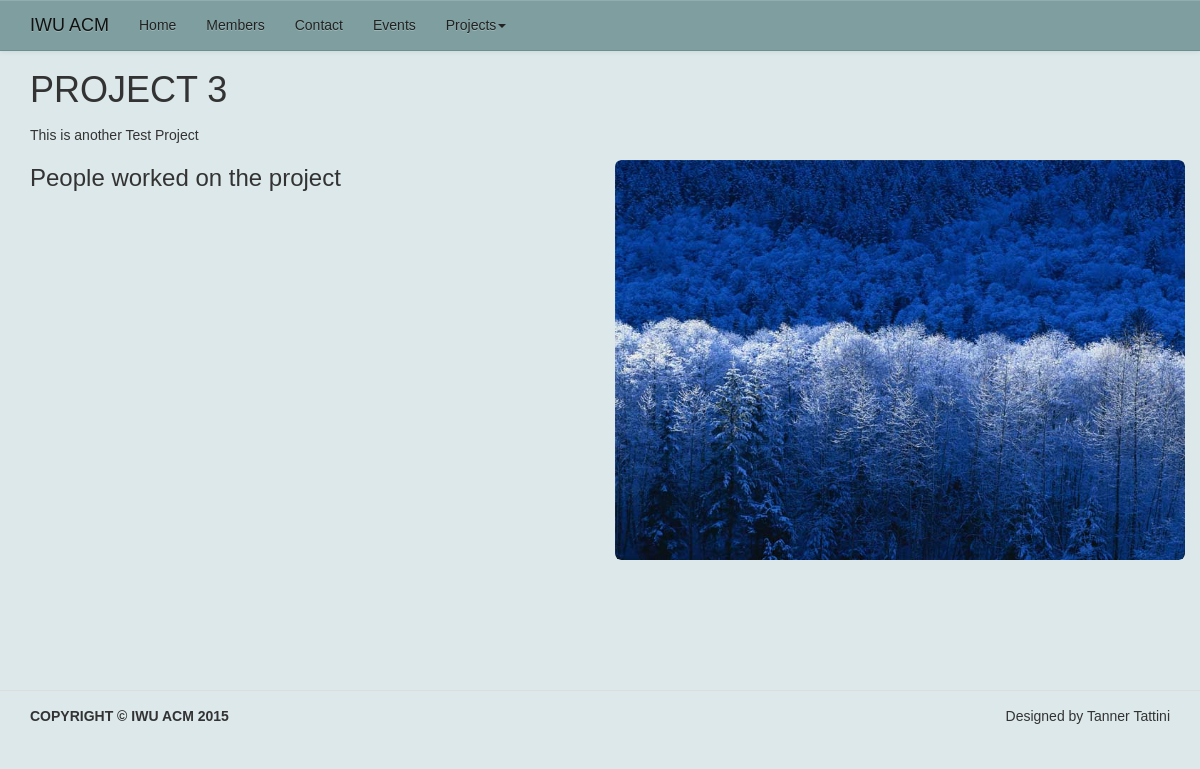
Screenshot of /projects.php?id=15 with the database file from the repository.
### tables this page shows
CREATE TABLE IF NOT EXISTS `projectname` (
  `id` int(11) NOT NULL AUTO_INCREMENT,
  `name` varchar(50) NOT NULL,
  `des` varchar(500) NOT NULL,
  PRIMARY KEY (`id`)
);

CREATE TABLE IF NOT EXISTS `photo` (
  `no` int(11) NOT NULL AUTO_INCREMENT,
  `id` int(11) NOT NULL,
  `link` varchar(300) NOT NULL,
  PRIMARY KEY (`no`)
);

### projects.php (the view, shortened to what this page needs)
<?php
  require 'template/header.php';
  ?>
<div class="container">
    <div class="row">
<?php
if(!isset($_GET['id'])){
	 die();
	  }else{
		   $id = $_GET['id'];
		  }
  	 $query = "select * from `projectname` where `id` = '$id'";
		$result = mysql_query($query);
		if($result){
			while($row = mysql_fetch_assoc($result)){
						 $name = $row['name'];
					 	 $description = $row['des'];
				}
			}else{
					echo "no data found";
				}
?>
<div class="col-md-6">
          <h1><?php
		  	echo $name;
		  ?></h1>
          <p style="word-break:break-all"><?php
          	echo $description;
		  ?></p>
          <h3>People worked on the project</h3>
        </div>
        <div class="row">
  <div class="col-md-6">
    <div id="myCarousel" class="carousel slide" data-ride="carousel">
     <div class="container" style="max-width: 100%; padding: 0;">
      <?php
      	 $query = "select * from `photo` where `id` = '$id'";
		$result = mysql_query($query);
	?>
      <div class="carousel-inner" role="listbox">
          <?php
		 $c=0;
        	while($row = mysql_fetch_array($result)){
				$c++;
			?>
			<div class='item <?php if($c==1){ echo "active";} ?>'  >
          <img src='<?php echo $row[link] ?>'>
		  <div class='container'>
            <div class='carousel-caption'>
            </div>
          </div>
             </div>
		<?php 	} ?>
           </div>
      </div>
  </div>
    </div>
    </div>
 </div>
</div>
<?php
  require 'template/footer.php';
?>

### css/style.css (style rules this page uses)
body { background: #dce8e9; width: 100%; height: 100%; min-height: 100%; font-family: Arial; }
h1 { padding-bottom: 10px; text-transform: uppercase; margin-bottom: 5px; }
.container { max-width: 1200px; }
.row { border-bottom: 1px dotted #ddd; padding-bottom: 20px; margin-bottom: 30px; margin-top:50px; }
.row:last-child { border-bottom: none; }

### css/carousel.css (style rules this page uses)
.carousel { height: 400px; margin-top: 60px; margin-bottom: 30px; }
.carousel-caption { z-index: 10; }
.carousel .item { height: 400px; background: transparent; }
.carousel-inner { border-radius: 6px; }
.carousel-inner > .item > img { min-width: 100%; height: 100%; border-radius: 6px; }

### rows the page displays
projectname: name "PROJECT 3", des "This is another Test Project"
photo: link (picture)
